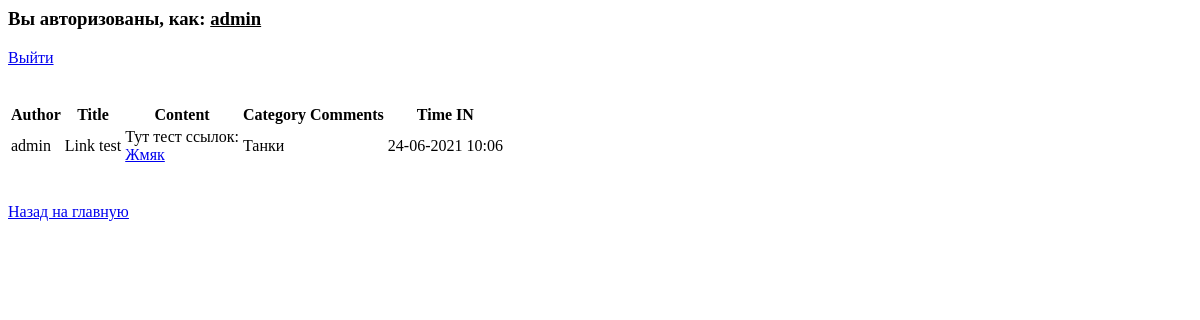
/ann/3 (signed in), run on an earlier commit of the app's database.
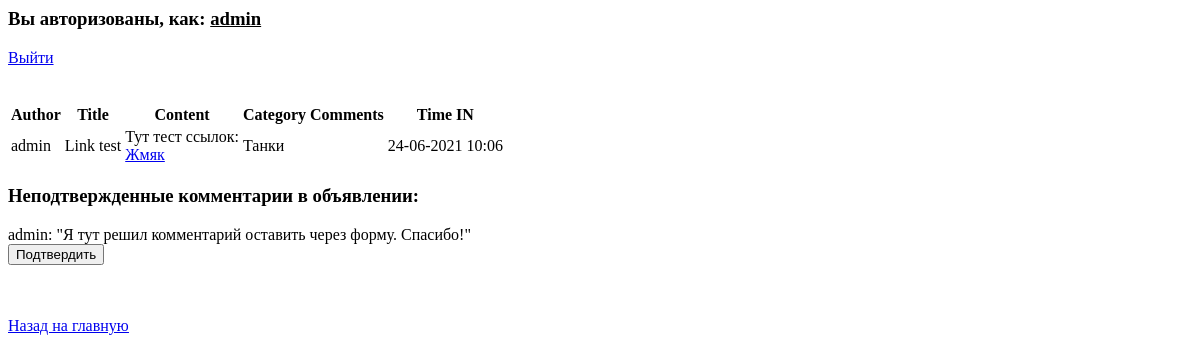
And on a later commit of the database.
### announcements/models.py (models this page shows, shortened)
class Announcement(models.Model):
    ann_author = models.ForeignKey(User, on_delete=models.CASCADE, verbose_name='Author of announcement')
    ann_title = models.CharField(max_length=255, verbose_name='Announcement title')
    ann_body = RichTextField(blank=True, null=True, verbose_name='Announcement')
    ann_time_in = models.DateTimeField(auto_now_add=True, verbose_name='Time of announcement creation')
    ann_category = models.ManyToManyField(Category, verbose_name='Category of announcement')
    class Meta:
        verbose_name = 'Announcement'
        verbose_name_plural = 'Announcements'

class Category(models.Model):
    cat_name = models.CharField(max_length=255, verbose_name='Category name')
    def __str__(self):
        return self.cat_name
    class Meta:
        verbose_name = 'Category'
        verbose_name_plural = 'Categories'

class Comment(models.Model):
    com_ann = models.ForeignKey(Announcement, on_delete=models.CASCADE, verbose_name='Commented announcement')
    com_author = models.ForeignKey(User, on_delete=models.CASCADE, verbose_name='Author of comment')
    com_body = models.TextField(verbose_name='Comment')
    com_time_in = models.DateTimeField(auto_now_add=True, verbose_name='Time of comment creation')
    com_confirmed = models.BooleanField(default=False, verbose_name='Comment confirmed by announcement author')
    def __str__(self):
        return f'{self.com_author}: "{self.com_body}"'
    class Meta:
        verbose_name = 'Comment'
        verbose_name_plural = 'Comments'

### announcements/views.py (the view, shortened to what this page needs)
# urls.py: path('ann/<int:pk>', AnnDetails.as_view(), name='ann_details'),
class AnnDetails(LoginRequiredMixin, DetailView):
    model = Announcement
    template_name = 'details.html'
    def get_context_data(self, **kwargs):
        context = super().get_context_data(**kwargs)
        context['ann_comments'] = Comment.objects.filter(com_ann=context['announcement'], com_confirmed=True)
        context['ann_comments_not_confirmed'] = Comment.objects.filter(com_ann=context['announcement'],
                                                                       com_confirmed=False)
        return context

### templates/details.html (shortened to what this page needs)
<h3>Вы авторизованы, как: <u>{{ user }}</u></h3> <a href={% url 'logout' %}>Выйти</a><br><br><br>
{% if user == object.ann_author %}
<table>
    <thead>
        <tr>
            <th>Author</th>
            <th>Title</th>
            <th>Content</th>
            <th>Category</th>
            <th>Comments</th>
            <th>Time IN</th>
        </tr>
    </thead>
    <tbody>
        <tr>
            <td>{{ object.ann_author }}</td>
            <td>{{ object.ann_title }}</td>
            <td>{{ object.ann_body|safe }}</td>
            <td>{{ object.ann_category.all|join:",<br> " }}</td>
            <td>{{ ann_comments.all|join:",<br> " }}</td>
            <td>{{ object.ann_time_in|date:"d-m-Y H:i"}}</td>
        </tr>
    </tbody>
</table>
{% if ann_comments_not_confirmed %}
<h3>Неподтвержденные комментарии в объявлении:</h3>
{% for a_c_n_c in ann_comments_not_confirmed %}
{{ a_c_n_c }}
<form method="POST">
<button type="submit" name="a_c_n_c_id" value="{{ a_c_n_c.id }}">Подтвердить</button>
</form>
{% endfor %}
{% endif %}
{% else %}
<h1>Думали, все так просто? ;)<br>Эта страница доступна только автору объявления</h1>
{% endif %}
<a href={% url 'main' %}><u>Назад на главную</u></a>

What changed in the data, as far as the page shows it:
added Comment: com_author+com_body "admin: \"Я тут решил комментарий оставить через форму. Спасибо!\"", {{ a_c_n_c.id }} 6 (drawn)
Also different on the page:
text now shown: "Неподтвержденные комментарии в объявлении:"
